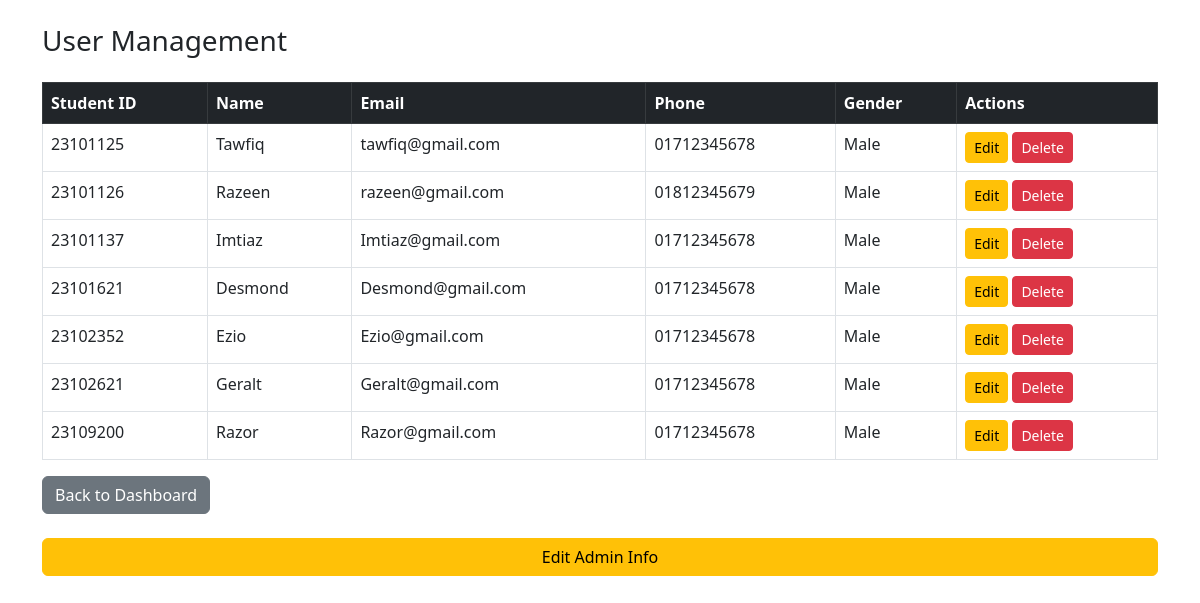
Screenshot of /backend/manage_users.php (signed in) with the database file from the repository.
### tables this page shows
CREATE TABLE User (
    Student_ID VARCHAR(20) PRIMARY KEY,
    Name VARCHAR(100) NOT NULL,
    Gsuite_Email VARCHAR(100) UNIQUE NOT NULL,
    Scanned_ID VARCHAR(255),
    Semester VARCHAR(20),
    Department VARCHAR(50),
    Thana VARCHAR(50),
    Phone_Number VARCHAR(15),  
    Password VARCHAR(100) NOT NULL,
    Address VARCHAR(255),      
    Gender VARCHAR(10),        
    Profile_Pic VARCHAR(255),  
    UserStatus VARCHAR(30)
);

### backend/manage_users.php (the view, shortened to what this page needs)
<?php
include 'db_connection.php';
$users = $conn->query("SELECT * FROM User");
?>
<!DOCTYPE html>
<html>
<head>
    <link href="https://cdn.jsdelivr.net/npm/bootstrap@5.3.0/dist/css/bootstrap.min.css" rel="stylesheet">
</head>
<body>
<div class="container mt-4">
    <h3 class="mb-4">User Management</h3>
    <table class="table table-bordered table-hover">
        <thead class="table-dark">
            <tr>
                <th>Student ID</th><th>Name</th><th>Email</th><th>Phone</th><th>Gender</th><th>Actions</th>
            </tr>
        </thead>
        <tbody>
            <?php while ($row = $users->fetch_assoc()): ?>
                <tr>
                    <td><?= $row['Student_ID'] ?></td>
                    <td><?= $row['Name'] ?></td>
                    <td><?= $row['Gsuite_Email'] ?></td>
                    <td><?= $row['Phone_Number'] ?></td>
                    <td><?= $row['Gender'] ?></td>
                    <td>
                        <a href="edit_user.php?id=<?= $row['Student_ID'] ?>" class="btn btn-sm btn-warning">Edit</a>
                        <a href="delete_user.php?id=<?= $row['Student_ID'] ?>" class="btn btn-sm btn-danger" onclick="return confirm('Delete this user?')">Delete</a>
                    </td>
                </tr>
            <?php endwhile; ?>
        </tbody>
    </table>
    <div><a href="admin_index.php" class="btn btn-secondary">Back to Dashboard</a></div>
    <br>
    <div><a href="edit_admin.php" class="btn btn-warning w-100 mb-3">Edit Admin Info</a></div>
</div>
</body>
</html>

### rows the page displays
user: Student_ID "23101125", Name "Tawfiq", Gsuite_Email "tawfiq@gmail.com", Phone_Number "01712345678", Gender "Male"
user: Student_ID "23101126", Name "Razeen", Gsuite_Email "razeen@gmail.com", Phone_Number "01812345679", Gender "Male"
user: Student_ID "23101137", Name "Imtiaz", Gsuite_Email "Imtiaz@gmail.com", Phone_Number "01712345678", Gender "Male"
user: Student_ID "23101621", Name "Desmond", Gsuite_Email "Desmond@gmail.com", Phone_Number "01712345678", Gender "Male"
user: Student_ID "23102352", Name "Ezio", Gsuite_Email "Ezio@gmail.com", Phone_Number "01712345678", Gender "Male"
user: Student_ID "23102621", Name "Geralt", Gsuite_Email "Geralt@gmail.com", Phone_Number "01712345678", Gender "Male"
user: Student_ID "23109200", Name "Razor", Gsuite_Email "Razor@gmail.com", Phone_Number "01712345678", Gender "Male"
